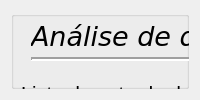
      <widget class="QWidget" name="Configuracao">
       <attribute name="title">
        <string>Configuração</string>
       </attribute>
       <layout class="QGridLayout" name="gridLayout_3">
        <item row="0" column="0">
         <widget class="QGroupBox" name="groupBox">
          <property name="title">
           <string/>
          </property>
          <widget class="QLabel" name="LNLS_logo">
           <property name="geometry">
            <rect>
             <x>1110</x>
             <y>10</y>
             <width>70</width>
             <height>80</height>
            </rect>
           </property>
           <property name="text">
            <string/>
           </property>
           <property name="pixmap">
            <pixmap resource="resources_analysis.qrc">:/Imagens/imagens/LNLS_sal.jpg</pixmap>
           </property>
           <property name="scaledContents">
            <bool>true</bool>
           </property>
           <property name="margin">
            <number>1</number>
           </property>
          </widget>
          <widget class="QPushButton" name="bt_upload_files">
           <property name="geometry">
            <rect>
             <x>560</x>
             <y>190</y>
             <width>81</width>
             <height>40</height>
            </rect>
           </property>
           <property name="toolTip">
            <string>&lt;html&gt;&lt;head/&gt;&lt;body&gt;&lt;p&gt;Enviar arquivos para lista de dados selecionados.&lt;/p&gt;&lt;/body&gt;&lt;/html&gt;</string>
           </property>
           <property name="text">
            <string/>
           </property>
           <property name="icon">
            <iconset resource="resources_analysis.qrc">
             <normaloff>:/Imagens/imagens/Send.png</normaloff>:/Imagens/imagens/Send.png</iconset>
           </property>
           <property name="iconSize">
            <size>
             <width>30</width>
             <height>30</height>
            </size>
           </property>
          </widget>
          <widget class="QGroupBox" name="groupBox_4">
           <property name="geometry">
            <rect>
             <x>10</x>
             <y>70</y>
             <width>540</width>
             <height>740</height>
            </rect>
           </property>
           <property name="font">
            <font>
             <pointsize>15</pointsize>
            </font>
           </property>
           <property name="title">
            <string>Lista de entrada dos dados</string>
           </property>
           <widget class="QGroupBox" name="groupBox_2">
            <property name="geometry">
             <rect>
              <x>60</x>
              <y>30</y>
              <width>350</width>
              <height>60</height>
             </rect>
            </property>
            <property name="font">
             <font>
              <pointsize>14</pointsize>
             </font>
            </property>
            <property name="title">
             <string>Número</string>
            </property>
            <widget class="QLabel" name="lb_contador_in">
             <property name="geometry">
              <rect>
               <x>190</x>
               <y>20</y>
               <width>51</width>
               <height>41</height>
              </rect>
             </property>
             <property name="font">
              <font>
               <pointsize>14</pointsize>
               <weight>75</weight>
               <bold>true</bold>
              </font>
             </property>
             <property name="layoutDirection">
              <enum>Qt::LeftToRight</enum>
             </property>
             <property name="text">
              <string>0</string>
             </property>
             <property name="alignment">
              <set>Qt::AlignRight|Qt::AlignTrailing|Qt::AlignVCenter</set>
             </property>
            </widget>
            <widget class="QLabel" name="label_2">
             <property name="geometry">
              <rect>
               <x>90</x>
               <y>30</y>
               <width>81</width>
               <height>21</height>
              </rect>
             </property>
             <property name="font">
              <font>
               <pointsize>12</pointsize>
              </font>
             </property>
             <property name="text">
              <string>Total:</string>
             </property>
            </widget>
           </widget>
           <widget class="QTableWidget" name="lista_in">
            <property name="geometry">
             <rect>
              <x>10</x>
              <y>100</y>
              <width>520</width>
              <height>630</height>
             </rect>
            </property>
            <property name="toolTip">
             <string/>
            </property>
            <property name="verticalScrollBarPolicy">
             <enum>Qt::ScrollBarAlwaysOn</enum>
            </property>
            <property name="horizontalScrollBarPolicy">
             <enum>Qt::ScrollBarAlwaysOn</enum>
            </property>
            <property name="autoScroll">
             <bool>false</bool>
            </property>
            <property name="autoScrollMargin">
             <number>150</number>
            </property>
            <property name="editTriggers">
             <set>QAbstractItemView::NoEditTriggers</set>
            </property>
            <property name="textElideMode">
             <enum>Qt::ElideRight</enum>
            </property>
            <property name="verticalScrollMode">
             <enum>QAbstractItemView::ScrollPerPixel</enum>
            </property>
            <property name="horizontalScrollMode">
             <enum>QAbstractItemView::ScrollPerPixel</enum>
            </property>
            <property name="rowCount">
             <number>0</number>
            </property>
            <property name="columnCount">
             <number>1</number>
            </property>
            <attribute name="horizontalHeaderVisible">
             <bool>false</bool>
            </attribute>
            <attribute name="horizontalHeaderCascadingSectionResizes">
             <bool>true</bool>
            </attribute>
            <attribute name="horizontalHeaderDefaultSectionSize">
             <number>1000</number>
            </attribute>
            <attribute name="horizontalHeaderMinimumSectionSize">
             <number>27</number>
            </attribute>
            <attribute name="verticalHeaderDefaultSectionSize">
             <number>30</number>
            </attribute>
            <attribute name="verticalHeaderMinimumSectionSize">
             <number>17</number>
            </attribute>
            <column>
             <property name="text">
              <string>Arquivo</string>
             </property>
             <property name="font">
              <font>
               <pointsize>12</pointsize>
               <weight>50</weight>
               <bold>false</bold>
              </font>
             </property>
            </column>
           </widget>
           <widget class="QPushButton" name="bt_limpar_lista_in">
            <property name="geometry">
             <rect>
              <x>420</x>
              <y>50</y>
              <width>71</width>
              <height>31</height>
             </rect>
            </property>
            <property name="font">
             <font>
              <pointsize>10</pointsize>
             </font>
            </property>
            <property name="toolTip">
             <string>&lt;html&gt;&lt;head/&gt;&lt;body&gt;&lt;p&gt;&lt;span style=&quot; font-size:12pt;&quot;&gt;Limpar tabela.&lt;/span&gt;&lt;/p&gt;&lt;/body&gt;&lt;/html&gt;</string>
            </property>
            <property name="text">
             <string>Limpar</string>
            </property>
           </widget>
          </widget>
          <widget class="QLabel" name="Analisededados">
           <property name="geometry">
            <rect>
             <x>20</x>
             <y>0</y>
             <width>241</width>
             <height>51</height>
            </rect>
           </property>
           <property name="font">
            <font>
             <family>Verdana</family>
             <pointsize>20</pointsize>
             <weight>50</weight>
             <italic>true</italic>
             <bold>false</bold>
            </font>
           </property>
           <property name="text">
            <string>Análise de dados</string>
           </property>
          </widget>
          <widget class="Line" name="line">
           <property name="geometry">
            <rect>
             <x>20</x>
             <y>40</y>
             <width>240</width>
             <height>16</height>
            </rect>
           </property>
           <property name="font">
            <font>
             <family>3ds</family>
             <pointsize>8</pointsize>
             <weight>50</weight>
             <bold>false</bold>
            </font>
           </property>
           <property name="frameShadow">
            <enum>QFrame::Sunken</enum>
           </property>
           <property name="lineWidth">
            <number>2</number>
           </property>
           <property name="midLineWidth">
            <number>0</number>
           </property>
           <property name="orientation">
            <enum>Qt::Horizontal</enum>
           </property>
          </widget>
          <widget class="QGroupBox" name="groupBox_3">
           <property name="geometry">
            <rect>
             <x>650</x>
             <y>70</y>
             <width>530</width>
             <height>740</height>
            </rect>
           </property>
           <property name="font">
            <font>
             <pointsize>14</pointsize>
            </font>
           </property>
           <property name="title">
            <string>Lista de dados selecionados para análise</string>
           </property>
           <widget class="QGroupBox" name="groupBox_5">
            <property name="geometry">
             <rect>
              <x>60</x>
              <y>30</y>
              <width>351</width>
              <height>60</height>
             </rect>
            </property>
            <property name="font">
             <font>
              <pointsize>14</pointsize>
             </font>
            </property>
            <property name="title">
             <string>Número</string>
            </property>
            <widget class="QLabel" name="lb_contador_out">
             <property name="geometry">
              <rect>
               <x>210</x>
               <y>20</y>
               <width>51</width>
               <height>31</height>
              </rect>
             </property>
             <property name="font">
              <font>
               <pointsize>14</pointsize>
               <weight>75</weight>
               <bold>true</bold>
              </font>
             </property>
             <property name="layoutDirection">
              <enum>Qt::LeftToRight</enum>
             </property>
             <property name="text">
              <string>0</string>
             </property>
             <property name="alignment">
              <set>Qt::AlignRight|Qt::AlignTrailing|Qt::AlignVCenter</set>
             </property>
            </widget>
            <widget class="QLabel" name="label_3">
             <property name="geometry">
              <rect>
               <x>70</x>
               <y>20</y>
               <width>121</width>
               <height>31</height>
              </rect>
             </property>
             <property name="font">
              <font>
               <pointsize>12</pointsize>
              </font>
             </property>
             <property name="text">
              <string>Selecionado:</string>
             </property>
            </widget>
           </widget>
           <widget class="QPushButton" name="bt_limpar_lista_out">
            <property name="geometry">
             <rect>
              <x>420</x>
              <y>50</y>
              <width>71</width>
              <height>31</height>
             </rect>
            </property>
            <property name="font">
             <font>
              <pointsize>10</pointsize>
             </font>
            </property>
            <property name="toolTip">
             <string>&lt;html&gt;&lt;head/&gt;&lt;body&gt;&lt;p&gt;&lt;span style=&quot; font-size:12pt;&quot;&gt;Limpar tabela.&lt;/span&gt;&lt;/p&gt;&lt;/body&gt;&lt;/html&gt;</string>
            </property>
            <property name="text">
             <string>Limpar</string>
            </property>
           </widget>
           <widget class="QTableWidget" name="lista_out">
            <property name="geometry">
             <rect>
              <x>10</x>
              <y>100</y>
              <width>510</width>
              <height>630</height>
             </rect>
            </property>
            <property name="toolTip">
             <string/>
            </property>
            <property name="verticalScrollBarPolicy">
             <enum>Qt::ScrollBarAlwaysOn</enum>
            </property>
            <property name="horizontalScrollBarPolicy">
             <enum>Qt::ScrollBarAlwaysOn</enum>
            </property>
            <property name="autoScroll">
             <bool>false</bool>
            </property>
            <property name="autoScrollMargin">
             <number>150</number>
            </property>
            <property name="editTriggers">
             <set>QAbstractItemView::NoEditTriggers</set>
            </property>
            <property name="textElideMode">
             <enum>Qt::ElideRight</enum>
            </property>
            <property name="verticalScrollMode">
             <enum>QAbstractItemView::ScrollPerPixel</enum>
            </property>
            <property name="horizontalScrollMode">
             <enum>QAbstractItemView::ScrollPerPixel</enum>
            </property>
            <property name="rowCount">
             <number>0</number>
            </property>
            <property name="columnCount">
             <number>1</number>
            </property>
            <attribute name="horizontalHeaderVisible">
             <bool>false</bool>
            </attribute>
            <attribute name="horizontalHeaderCascadingSectionResizes">
             <bool>true</bool>
            </attribute>
            <attribute name="horizontalHeaderDefaultSectionSize">
             <number>1000</number>
            </attribute>
            <attribute name="horizontalHeaderMinimumSectionSize">
             <number>27</number>
            </attribute>
            <attribute name="verticalHeaderDefaultSectionSize">
             <number>30</number>
            </attribute>
            <attribute name="verticalHeaderMinimumSectionSize">
             <number>17</number>
            </attribute>
            <column>
             <property name="text">
              <string>Arquivo</string>
             </property>
             <property name="font">
              <font>
               <pointsize>12</pointsize>
               <weight>50</weight>
               <bold>false</bold>
              </font>
             </property>
            </column>
           </widget>
          </widget>
          <widget class="QPushButton" name="bt_remove_files">
           <property name="geometry">
            <rect>
             <x>560</x>
             <y>280</y>
             <width>81</width>
             <height>40</height>
            </rect>
           </property>
           <property name="toolTip">
            <string>&lt;html&gt;&lt;head/&gt;&lt;body&gt;&lt;p&gt;Excluir arquivos da lista de dados selecionados.&lt;/p&gt;&lt;/body&gt;&lt;/html&gt;</string>
           </property>
           <property name="text">
            <string/>
           </property>
           <property name="icon">
            <iconset resource="resources_analysis.qrc">
             <normaloff>:/Imagens/imagens/1351619288_DeleteRed.png</normaloff>:/Imagens/imagens/1351619288_DeleteRed.png</iconset>
           </property>
           <property name="iconSize">
            <size>
             <width>30</width>
             <height>30</height>
            </size>
           </property>
          </widget>
          <widget class="QPushButton" name="bt_analisar_dados">
           <property name="geometry">
            <rect>
             <x>650</x>
             <y>10</y>
             <width>160</width>
             <height>50</height>
            </rect>
           </property>
           <property name="font">
            <font>
             <pointsize>15</pointsize>
            </font>
           </property>
           <property name="text">
            <string>Analisar</string>
           </property>
           <property name="icon">
            <iconset resource="resources_analysis.qrc">
             <normaloff>:/Imagens/imagens/Plot.png</normaloff>:/Imagens/imagens/Plot.png</iconset>
           </property>
           <property name="iconSize">
            <size>
             <width>35</width>
             <height>35</height>
            </size>
           </property>
          </widget>
          <widget class="QPushButton" name="pb_openfile">
           <property name="geometry">
            <rect>
             <x>390</x>
             <y>10</y>
             <width>160</width>
             <height>50</height>
            </rect>
           </property>
           <property name="text">
            <string>Carregar Arquivos</string>
           </property>
           <property name="icon">
            <iconset resource="resources_analysis.qrc">
             <normaloff>:/Imagens/imagens/file_add.png</normaloff>:/Imagens/imagens/file_add.png</iconset>
           </property>
          </widget>
         </widget>
        </item>
       </layout>
      </widget>
